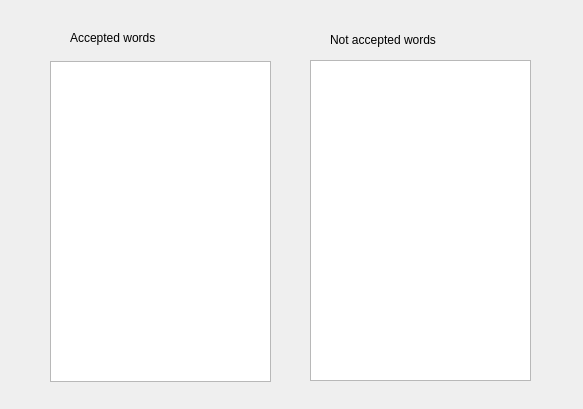
<?xml version="1.0" encoding="UTF-8"?>
<ui version="4.0">
 <class>CheckWordsClass</class>
 <widget class="QWidget" name="CheckWordsClass">
  <property name="geometry">
   <rect>
    <x>0</x>
    <y>0</y>
    <width>583</width>
    <height>409</height>
   </rect>
  </property>
  <property name="windowTitle">
   <string>CheckWords</string>
  </property>
  <widget class="QLabel" name="label">
   <property name="geometry">
    <rect>
     <x>70</x>
     <y>30</y>
     <width>121</width>
     <height>16</height>
    </rect>
   </property>
   <property name="text">
    <string>Accepted words</string>
   </property>
  </widget>
  <widget class="QLabel" name="label_2">
   <property name="geometry">
    <rect>
     <x>330</x>
     <y>30</y>
     <width>121</width>
     <height>20</height>
    </rect>
   </property>
   <property name="text">
    <string>Not accepted words</string>
   </property>
  </widget>
  <widget class="QListWidget" name="listWidgetAccepted">
   <property name="geometry">
    <rect>
     <x>50</x>
     <y>61</y>
     <width>221</width>
     <height>321</height>
    </rect>
   </property>
  </widget>
  <widget class="QListWidget" name="listWidgetRejected">
   <property name="geometry">
    <rect>
     <x>310</x>
     <y>60</y>
     <width>221</width>
     <height>321</height>
    </rect>
   </property>
  </widget>
 </widget>
 <layoutdefault spacing="6" margin="11"/>
 <resources/>
 <connections/>
</ui>
